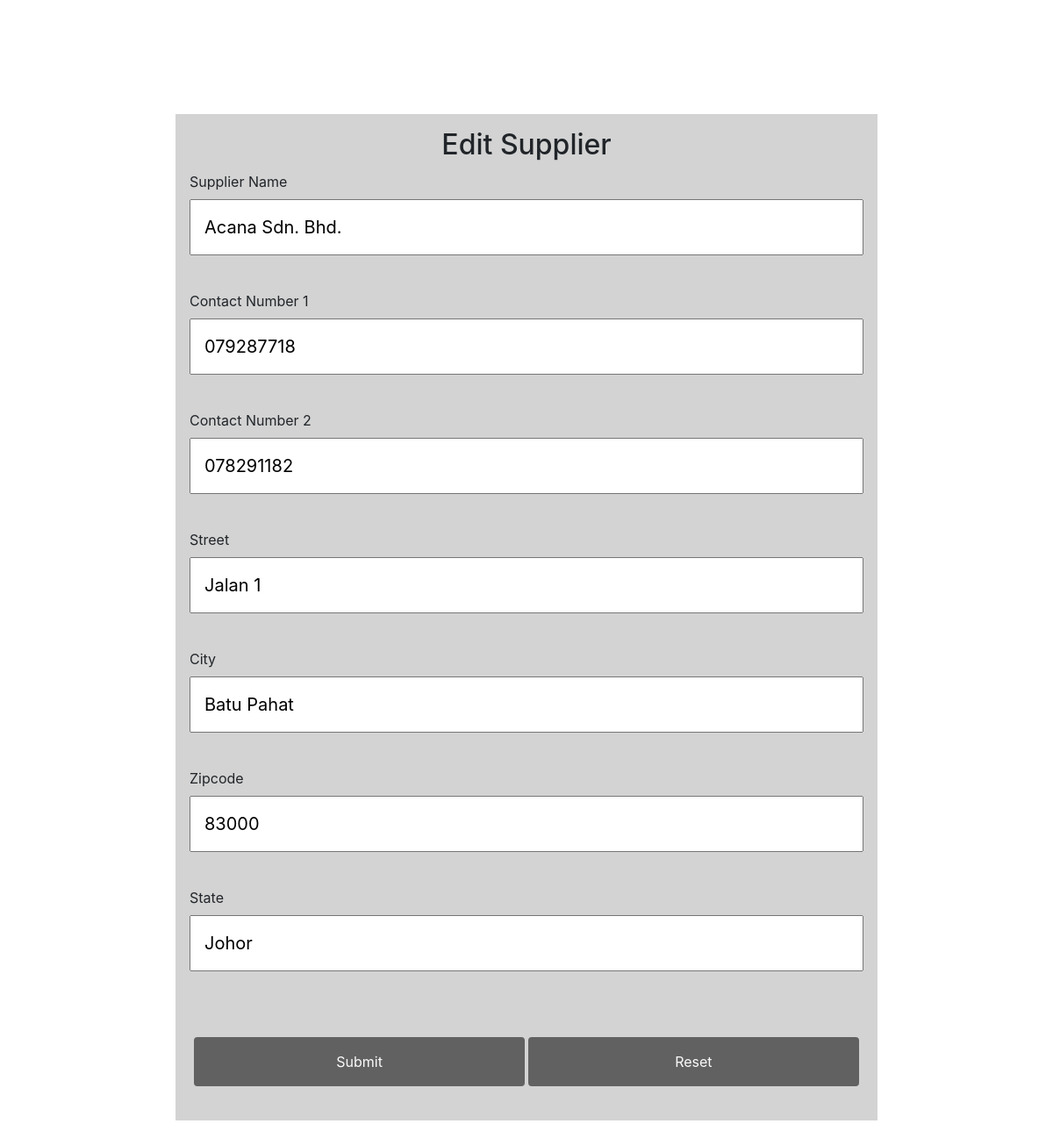
/edit-supplier.php?Supplier_ID=S001, run on the app's committed database.
### tables this page shows
CREATE TABLE IF NOT EXISTS `supplier` (
  `Supplier_ID` varchar(20) NOT NULL,
  `Supplier_Name` varchar(50) NOT NULL,
  `Street` varchar(40) NOT NULL,
  `City` varchar(20) NOT NULL,
  `Zipcode` varchar(5) NOT NULL,
  `State` varchar(30) NOT NULL,
  `Contact_Number1` varchar(11) NOT NULL,
  `Contact_Number2` varchar(11) DEFAULT NULL,
  PRIMARY KEY (`Supplier_ID`)
);

### edit-supplier.php (the view, shortened to what this page needs)
<?php
include "conn.php";
?>
<!DOCTYPE html>
<html>
<head>
    <link href="css/bootstrap.min.css" rel="stylesheet">
    <link href="css/style.css" rel="stylesheet">
</head>
<body>
<div class="content-area">
<?php
    $Supplier_ID = $_GET['Supplier_ID'];
    $sql = mysqli_query($con, "SELECT * FROM supplier WHERE Supplier_ID = '$Supplier_ID'");
    while ($row = mysqli_fetch_array($sql)){
?>
    <form action="edit-supplier-process.php" method="post" enctype="multipart/form-data" >
        <div id="container">
        <h2>Edit Supplier</h2>
            <div class="section">
                <div class="label">
                    Supplier Name
                </div>
                <div class="field">
                    <input type="text" name="supplierName" required  value="<?php echo $row["Supplier_Name"] ?>">
                </div>
            </div>
            <div class="section">
                <div class="label">
                    Contact Number 1
                </div>
                <div class="field">
                    <input type="text" name="Supplier_Contact1" required value="<?php echo $row["Contact_Number1"] ?>">
                </div>
            </div>
            <div class="section">
                <div class="label">
                    Contact Number 2
                </div>
                <div class="field">
                    <input type="text" name="Supplier_Contact2" value="<?php echo $row["Contact_Number2"] ?>">
                </div>
            </div>
            <div class="section">
                <div class="label">
                    Street
                </div>
                <div class="field">
                    <input type="text" name="street" required  value="<?php echo $row["Street"] ?>">
                </div>
            </div>
            <div class="section">
                <div class="label">
                    City
                </div>
                <div class="field">
                    <input type="text" name="city" required  value="<?php echo $row["City"] ?>">
                </div>
            </div>
            <div class="section">
                <div class="label">
                    Zipcode
                </div>
                <div class="field">
                    <input type="text" name="zipcode" required  value="<?php echo $row["Zipcode"] ?>">
                </div>
            </div>
            <div class="section">
                <div class="label">
                    State
                </div>
                <div class="field">
                    <input type="text" name="state" required  value="<?php echo $row["State"] ?>">
                </div>
            </div>
            <div class="section">
                <div class="label">
                </div>
                <div class="field">
                    <button type="submit" class="btn" name="submitBtn">Submit</button>
                    <button type="reset" class="btn">Reset</button>
                </div>
            </div>
        </div>
    </form>
</div>
</body>
</html>
<?php
    }
?>

### css/style.css (style rules this page uses)
* { margin: 0; padding: 0; }
body { text-align: center; }
.content-area { position: relative; top: 110px; padding-top: 30px; padding: 20px; line-height: 30px; margin: 0; }

### edit-supplier.php (style rules this page uses)
.section { margin-bottom: 15px; width:100%; }
.label { text-align: left; margin-right: 10px; }
.field { width:100%; }
* { box-sizing: border-box; }
#container { padding: 16px; background-color: lightgrey; width:800px; margin:0 auto; }
input[type=text], input[type=date], input[type=email], input[type=tel], textarea, select { width: 100%; padding: 15px; margin: 5px 0 22px 0; display: inline-block; font-size:15pt; }
.btn { background-color: #555555; color: white; padding: 16px 20px; margin: 8px 0; border: none; cursor: pointer; width: 49%; opacity: 0.9; display: inline; }

### data on the page
supplier: supplierName "Acana Sdn. Bhd.", Supplier_Contact1 "079287718", Supplier_Contact2 "078291182", street "Jalan 1", city "Batu Pahat", zipcode "83000", state "Johor"
